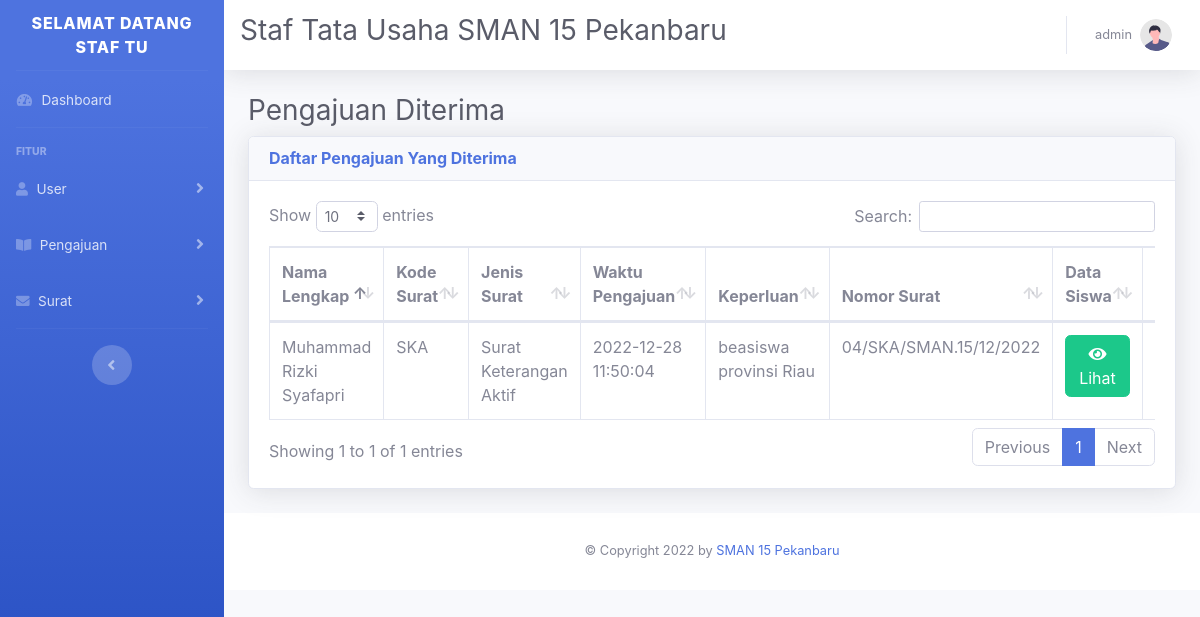
The page /admin/diterima.php (signed in) on the database its author committed.
### tables this page shows
CREATE TABLE `user` (
  `id_user` int(11) NOT NULL,
  `username` varchar(100) NOT NULL,
  `password` varchar(100) NOT NULL,
  `nama_lengkap` varchar(100) NOT NULL,
  `tempat_lahir` varchar(100) NOT NULL,
  `tanggal_lahir` date NOT NULL,
  `gender` varchar(50) NOT NULL,
  `agama` varchar(50) NOT NULL,
  `alamat` varchar(255) NOT NULL,
  `role_user` enum('Siswa','Admin') NOT NULL
);

CREATE TABLE `pengajuan` (
  `id_pengajuan` int(11) NOT NULL,
  `id_user` int(11) DEFAULT NULL,
  `kode_surat` varchar(5) DEFAULT NULL,
  `tgl_pengajuan` datetime DEFAULT NULL,
  `keperluan` varchar(200) DEFAULT NULL,
  `jenis_pengajuan` varchar(50) DEFAULT NULL,
  `status_pengajuan` enum('Menunggu','Di Terima','Di Tolak','Revisi Di Terima','Revisi Selesai') DEFAULT NULL
);

CREATE TABLE `surat` (
  `kode_surat` char(5) NOT NULL,
  `jenis_surat` varchar(50) NOT NULL,
  `surat_keluar` int(11) NOT NULL
);

CREATE TABLE `arsip_surat` (
  `nomor_surat` varchar(50) NOT NULL,
  `id_pengajuan` int(11) NOT NULL,
  `file_surat` varchar(255) DEFAULT NULL,
  `tgl_surat` date DEFAULT NULL
);

### db/data_diterima.php (the view, shortened to what this page needs)
<?php
include "../connect/koneksi.php";
$tb_pengajuan = mysqli_query($koneksi, "SELECT * FROM user INNER JOIN pengajuan USING(id_user) INNER JOIN surat USING(kode_surat)");
while ($row = mysqli_fetch_assoc($tb_pengajuan)) :
    $id_pengajuan = $row['id_pengajuan'];
    $data_arsip =
        mysqli_fetch_assoc(mysqli_query($koneksi, "SELECT arsip_surat.file_surat, arsip_surat.nomor_surat FROM arsip_surat INNER JOIN pengajuan USING(id_pengajuan) WHERE arsip_surat.id_pengajuan='$id_pengajuan'"));
    if ($row['status_pengajuan'] == 'Di Terima' and $data_arsip["file_surat"] == '') { ?>
        <tr>
            <td><?= $row["nama_lengkap"] ?></td>
            <td><?= $row["kode_surat"] ?></td>
            <td><?= $row["jenis_surat"] ?></td>
            <td><?= $row["tgl_pengajuan"] ?></td>
            <td><?= $row["keperluan"] ?></td>
            <td><?= $data_arsip["nomor_surat"] ?></td>
            <td>
                <a href="../data_input/data_surat.php?id_pengajuan=<?= $row['id_pengajuan'] ?>&kode_surat=<?= $row['kode_surat']; ?>" class="btn btn-success">
                    <i class="fas fa-eye"></i> Lihat
                </a>
            </td>
            <td>
            </td>
        </tr>
<?php
    }
endwhile;
?>

### templates/sidebar_admin.php (shortened to what this page needs)
<div id="wrapper">
    <ul class="navbar-nav bg-gradient-primary sidebar sidebar-dark accordion" id="accordionSidebar">
        <a class="sidebar-brand d-flex align-items-center justify-content-center" href="index.html">
            <div class="sidebar-brand-text mx-1">Selamat Datang <?= $user["nama_lengkap"]; ?></div>
        </a>
        <hr class="sidebar-divider my-0">
        <li class="nav-item">
            <a class="nav-link" href="../admin/dashboard.php">
                <i class="fas fa-fw fa-tachometer-alt"></i>
                <span>Dashboard</span></a>
        </li>
        <hr class="sidebar-divider">
        <div class="sidebar-heading">Fitur</div>
        <li class="nav-item">
            <a class="nav-link collapsed" href="#" data-toggle="collapse" data-target="#userMenu" aria-expanded="true" aria-controls="userMenu">
                <i class="fas fa-user"></i>
                <span>User</span>
            </a>
        </li>
        <li class="nav-item">
            <a class="nav-link collapsed" href="#" data-toggle="collapse" data-target="#reservasi" aria-expanded="true" aria-controls="reservasi">
                <i class="fas fa-book-open"></i>
                <span>Pengajuan</span>
            </a>
        </li>
        <li class="nav-item">
            <a class="nav-link collapsed" href="#" data-toggle="collapse" data-target="#surat" aria-expanded="true" aria-controls="surat">
                <i class="fas fa-envelope"></i>
                <span>Surat</span>
            </a>
        </li>
        <hr class="sidebar-divider d-none d-md-block">
        <div class="text-center d-none d-md-inline">
            <button class="rounded-circle border-0" id="sidebarToggle"></button>
        </div>
    </ul>

### templates/navbar_admin.php (shortened to what this page needs)
<div id="content-wrapper" class="d-flex flex-column">
    <div id="content">
        <nav class="navbar navbar-expand navbar-light bg-white topbar mb-4 static-top shadow">
            <h1 class="h3 text-gray-800">Staf Tata Usaha SMAN 15 Pekanbaru</h1>
            <ul class="navbar-nav ml-auto">
                <li class="nav-item dropdown no-arrow">
                    <a class="nav-link dropdown-toggle" href="#" id="userDropdown" role="button" data-toggle="dropdown" aria-haspopup="true" aria-expanded="false">
                        <span class="mr-2 d-none d-lg-inline text-gray-600 small">
                            <?= $user["username"] ?>
                        </span>
                        <img class="img-profile rounded-circle" src="../assets/img/undraw_profile.svg">
                    </a>
                </li>
            </ul>
        </nav>

### rows shown on the page
user: nama_lengkap "STAF TU", username "admin"
pengajuan: id_user.nama_lengkap "Muhammad Rizki Syafapri", kode_surat "SKA", kode_surat.jenis_surat "Surat Keterangan Aktif", tgl_pengajuan "2022-12-28 11:50:04", keperluan "beasiswa provinsi Riau", arsip_surat.nomor_surat "04/SKA/SMAN.15/12/2022"
